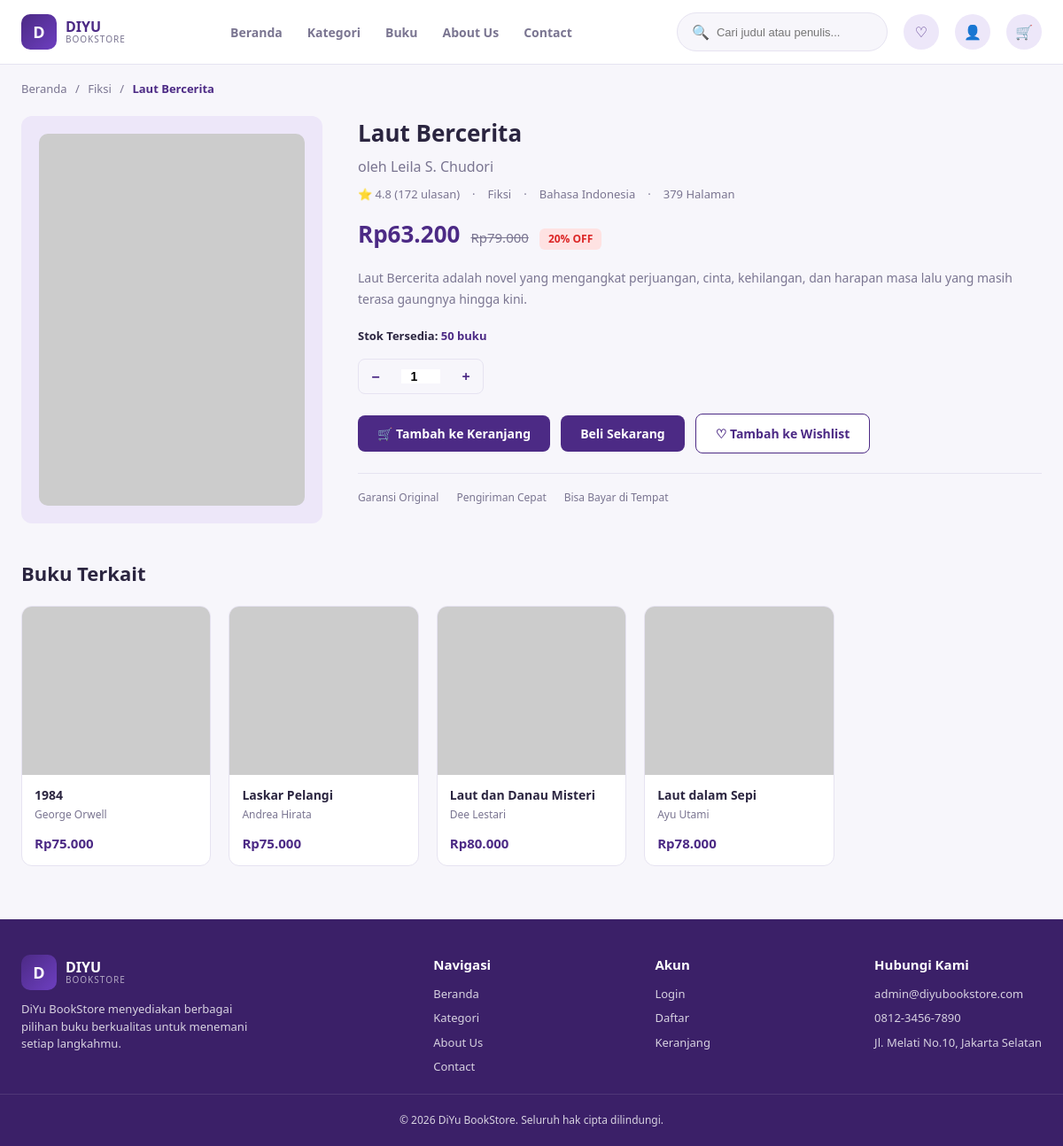
The app's page /product-detail.php?id=1 with its own data.
### tables this page shows
CREATE TABLE buku (
    id INT AUTO_INCREMENT PRIMARY KEY,
    judul VARCHAR(200) NOT NULL,
    penulis VARCHAR(150) NOT NULL,
    kategori_id INT,
    harga DECIMAL(12,2) NOT NULL DEFAULT 0,
    diskon INT NOT NULL DEFAULT 0,  
    stok INT NOT NULL DEFAULT 0,
    deskripsi TEXT,
    bahasa VARCHAR(50) DEFAULT 'Bahasa Indonesia',
    jumlah_halaman INT DEFAULT 0,
    rating DECIMAL(2,1) DEFAULT 0,
    gambar VARCHAR(255) DEFAULT NULL,
    created_at DATETIME DEFAULT CURRENT_TIMESTAMP,
    FOREIGN KEY (kategori_id) REFERENCES kategori(id) ON DELETE SET NULL
);

CREATE TABLE kategori (
    id INT AUTO_INCREMENT PRIMARY KEY,
    nama_kategori VARCHAR(100) NOT NULL,
    created_at DATETIME DEFAULT CURRENT_TIMESTAMP
);

### includes/functions.php (called while the page is built, shortened)
<?php
function isLoggedIn() {
    return isset($_SESSION['user_id']);
}
function formatRupiah($angka) {
    return 'Rp' . number_format((float)$angka, 0, ',', '.');
}
function hargaSetelahDiskon($harga, $diskonPersen) {
    if ($diskonPersen <= 0) return $harga;
    return $harga - ($harga * $diskonPersen / 100);
}
function e($str) {
    return htmlspecialchars($str ?? '', ENT_QUOTES, 'UTF-8');
}
function bookCover($buku) {
    $namaFile = $buku['gambar'] ?? '';
    $file = __DIR__ . '/../uploads/' . $namaFile;
    $seed = urlencode($buku['judul'] ?? ('buku' . ($buku['id'] ?? rand())));
    return 'https://picsum.photos/seed/' . $seed . '/300/420';
}

### product-detail.php (the view, shortened to what this page needs)
<?php
require_once __DIR__ . '/includes/functions.php';
$id = (int)($_GET['id'] ?? 0);
$stmt = $pdo->prepare("
    SELECT b.*, k.nama_kategori
    FROM buku b
    LEFT JOIN kategori k ON b.kategori_id = k.id
    WHERE b.id = ?
");
$stmt->execute([$id]);
$buku = $stmt->fetch();
$inWishlist = false;
$relStmt = $pdo->prepare("
    SELECT * FROM buku
    WHERE kategori_id = ? AND id != ?
    LIMIT 4
");
$relStmt->execute([$buku['kategori_id'], $id]);
$related = $relStmt->fetchAll();
require_once __DIR__ . '/includes/header.php';
?>
<div class="breadcrumb">
    <a href="index.php">Beranda</a>
    <span class="sep">/</span>
    <a href="search.php?kategori=<?= $buku['kategori_id'] ?>">
        <?= e($buku['nama_kategori'] ?? 'Kategori') ?>
    </a>
    <span class="sep">/</span>
    <span class="current"><?= e($buku['judul']) ?></span>
</div>
<div class="detail-wrap">
    <div class="detail-cover">
        <img src="<?= bookCover($buku) ?>" alt="<?= e($buku['judul']) ?>">
    </div>
    <div class="detail-info">
        <h1><?= e($buku['judul']) ?></h1>
        <p style="color:var(--text-muted);margin-bottom:10px">
            oleh <?= e($buku['penulis']) ?>
        </p>
        <div class="detail-meta">
            <span>&#11088; <?= number_format($buku['rating'], 1) ?> (<?= rand(50, 300) ?> ulasan)</span>
            <span>&middot;</span>
            <span><?= e($buku['nama_kategori'] ?? 'Umum') ?></span>
            <span>&middot;</span>
            <span><?= e($buku['bahasa']) ?></span>
            <span>&middot;</span>
            <span><?= (int)$buku['jumlah_halaman'] ?> Halaman</span>
        </div>
        <div class="detail-price-row">
            <span class="price-now">
                <?= formatRupiah(hargaSetelahDiskon($buku['harga'], $buku['diskon'])) ?>
            </span>
            <?php if ($buku['diskon'] > 0): ?>
                <del><?= formatRupiah($buku['harga']) ?></del>
                <span class="discount-pill"><?= $buku['diskon'] ?>% OFF</span>
            <?php endif; ?>
        </div>
        <p class="detail-desc">
            <?= nl2br(e($buku['deskripsi'])) ?>
        </p>
        <p style="font-size:13px;font-weight:700;margin-bottom:16px">
            Stok Tersedia:
            <span style="color:var(--primary)">
                <?= (int)$buku['stok'] ?> buku
            </span>
        </p>
        <div class="qty-selector"
             data-min="1"
             data-max="<?= (int)$buku['stok'] ?>">
            <button type="button" data-qty-dec>&minus;</button>
            <input
                type="number"
                id="qtyDetail"
                value="1"
                min="1"
                max="<?= (int)$buku['stok'] ?>"
                readonly
            >
            <button type="button" data-qty-inc>+</button>
        </div>
        <div class="detail-actions">
            <?php if ($buku['stok'] > 0): ?>
                <button
                    class="btn btn-primary"
                    data-add-cart="<?= $buku['id'] ?>"
                    data-qty-input="qtyDetail"
                >
                    &#128722; Tambah ke Keranjang
                </button>
                <button
                    type="button"
                    class="btn btn-primary"
                    id="buyNowBtn"
                    data-book-id="<?= $buku['id'] ?>"
                >
                    Beli Sekarang
                </button>
            <?php else: ?>
                <button class="btn btn-primary" disabled style="opacity:.5">
                    Stok Habis
                </button>
            <?php endif; ?>
            <?php if (isLoggedIn()): ?>
                <button
                    class="btn btn-outline"
                    id="wishlistBtn"
                    data-book-id="<?= $buku['id'] ?>"
                >
                    <?= $inWishlist ? '&#10084; Wishlist' : '&#9825; Tambah ke Wishlist' ?>
                </button>
            <?php else: ?>
                <a href="login.php" class="btn btn-outline">
                    &#9825; Tambah ke Wishlist
                </a>
            <?php endif; ?>
        </div>
        <div class="detail-badges">
            <div> Garansi Original</div>
            <div> Pengiriman Cepat</div>
            <div> Bisa Bayar di Tempat</div>
        </div>
    </div>
</div>
<?php if ($related): ?>
<section class="section">
    <div class="section-head">
        <h2>Buku Terkait</h2>
    </div>
    <div class="book-grid">
        <?php foreach ($related as $b): ?>
            <a href="product-detail.php?id=<?= $b['id'] ?>" class="book-card">
                <div class="book-cover">
                    <img src="<?= bookCover($b) ?>" alt="<?= e($b['judul']) ?>">
                </div>
                <div class="book-info">
                    <h3><?= e($b['judul']) ?></h3>
                    <span class="book-author"><?= e($b['penulis']) ?></span>
                    <div class="book-price">
                        <strong>
                            <?= formatRupiah(hargaSetelahDiskon($b['harga'], $b['diskon'])) ?>
                        </strong>
                    </div>
                </div>
            </a>
        <?php endforeach; ?>
    </div>
</section>
<?php endif; ?>
<?php require_once __DIR__ . '/includes/footer.php'; ?>

### assets/css/style.css (style rules this page uses)
:root { --primary: #4C2A85; --primary-dark: #3B2068; --primary-light: #6D3FC0; --primary-soft: #EDE7F9; --accent: #F5A524; --bg: #F7F6FB; --card: #FFFFFF; --text: #2B2540; --text-muted: #7A7591; --border: #E6E3F1; --success: #16A34A; --success-bg: #DCFCE7; --warning: #D97706; --warning-bg: #FEF3C7; --info: #0284C7; --info-bg: #E0F2FE; --danger: #DC2626; --danger-bg: #FEE2E2; --radius: 12px; --radius-sm: 8px; --shadow: 0 2px 14px rgba(76, 42, 133, 0.08); --shadow-lg: 0 8px 30px rgba(76, 42, 133, 0.14); }
* { box-sizing: border-box; margin: 0; padding: 0; }
body { font-family: 'Segoe UI', 'Poppins', Arial, sans-serif; background: var(--bg); color: var(--text); line-height: 1.5; }
a { text-decoration: none; color: inherit; }
img { max-width: 100%; display: block; }
button { font-family: inherit; cursor: pointer; }
.btn { display: inline-flex; align-items: center; justify-content: center; gap: 8px; padding: 11px 22px; border-radius: var(--radius-sm); border: none; font-size: 14px; font-weight: 600; cursor: pointer; transition: all .18s ease; }
.btn-primary { background: var(--primary); color: #fff; }
.btn-outline { background: #fff; color: var(--primary); border: 1.5px solid var(--primary); }
.section { max-width: 1200px; margin: 40px auto; padding: 0 24px; }
.section-head { display: flex; justify-content: space-between; align-items: center; margin-bottom: 20px; }
.section-head h2 { font-size: 22px; font-weight: 800; }
.book-grid { display: grid; grid-template-columns: repeat(auto-fill, minmax(190px, 1fr)); gap: 20px; }
.book-card { background: var(--card); border: 1px solid var(--border); border-radius: var(--radius); overflow: hidden; transition: all .2s ease; display: flex; flex-direction: column; }
.book-cover { position: relative; background: var(--primary-soft); }
.book-cover img { width: 100%; height: 190px; object-fit: cover; }
.book-info { padding: 14px; flex: 1; display: flex; flex-direction: column; gap: 4px; }
.book-info h3 { font-size: 14px; font-weight: 700; line-height: 1.3; }
.book-info .book-author { font-size: 12px; color: var(--text-muted); }
.book-price { margin-top: auto; padding-top: 8px; display: flex; align-items: baseline; gap: 6px; }
.book-price strong { color: var(--primary); font-size: 15px; }
.breadcrumb { font-size: 13px; color: var(--text-muted); padding: 18px 24px 0; max-width: 1200px; margin: 0 auto; }
.breadcrumb a { color: var(--text-muted); }
.breadcrumb .sep { margin: 0 6px; }
.breadcrumb .current { color: var(--primary); font-weight: 600; }
.detail-wrap { max-width: 1200px; margin: 20px auto; padding: 0 24px; display: grid; grid-template-columns: 340px 1fr; gap: 40px; }
.detail-cover { background: var(--primary-soft); border-radius: var(--radius); padding: 20px; }
.detail-cover img { border-radius: 10px; width: 100%; height: 420px; object-fit: cover; }
.detail-info h1 { font-size: 26px; font-weight: 800; margin-bottom: 6px; }
.detail-meta { display: flex; gap: 14px; align-items: center; color: var(--text-muted); font-size: 13px; margin-bottom: 16px; flex-wrap: wrap; }
.detail-price-row { display: flex; align-items: baseline; gap: 12px; margin-bottom: 18px; }
.detail-price-row .price-now { font-size: 26px; font-weight: 800; color: var(--primary); }
.detail-price-row del { color: var(--text-muted); font-size: 15px; }
.detail-price-row .discount-pill { background: var(--danger-bg); color: var(--danger); font-size: 12px; font-weight: 700; padding: 3px 10px; border-radius: 6px; }
.detail-desc { color: var(--text-muted); font-size: 14px; margin-bottom: 20px; line-height: 1.7; }
.qty-selector { display: flex; align-items: center; gap: 10px; border: 1.5px solid var(--border); border-radius: var(--radius-sm); width: fit-content; }
.qty-selector button { width: 38px; height: 38px; background: none; border: none; font-size: 16px; font-weight: 700; color: var(--primary); }
.qty-selector input { width: 44px; text-align: center; border: none; font-size: 14px; font-weight: 700; }
.detail-actions { display: flex; gap: 12px; margin: 22px 0; align-items:center; }
.detail-badges { display: flex; gap: 20px; padding-top: 18px; border-top: 1px solid var(--border); font-size: 12px; color: var(--text-muted); }
.detail-badges div { display: flex; align-items: center; gap: 6px; }

### records on screen
buku: kategori.nama_kategori "Fiksi", judul "Laut Bercerita", penulis "Leila S. Chudori", rating "4.8", bahasa "Bahasa Indonesia", jumlah_halaman "379", harga+diskon "Rp63.200", harga "Rp79.000", diskon "20", deskripsi "Laut Bercerita adalah novel yang mengangkat perjuangan, cinta, kehilangan, dan harapan masa lalu yang masih terasa gaungnya hingga kini.", stok "50"
buku: judul "1984", penulis "George Orwell", harga+diskon "Rp75.000"
buku: judul "Laskar Pelangi", penulis "Andrea Hirata", harga+diskon "Rp75.000"
buku: judul "Laut dan Danau Misteri", penulis "Dee Lestari", harga+diskon "Rp80.000"
buku: judul "Laut dalam Sepi", penulis "Ayu Utami", harga+diskon "Rp78.000"
